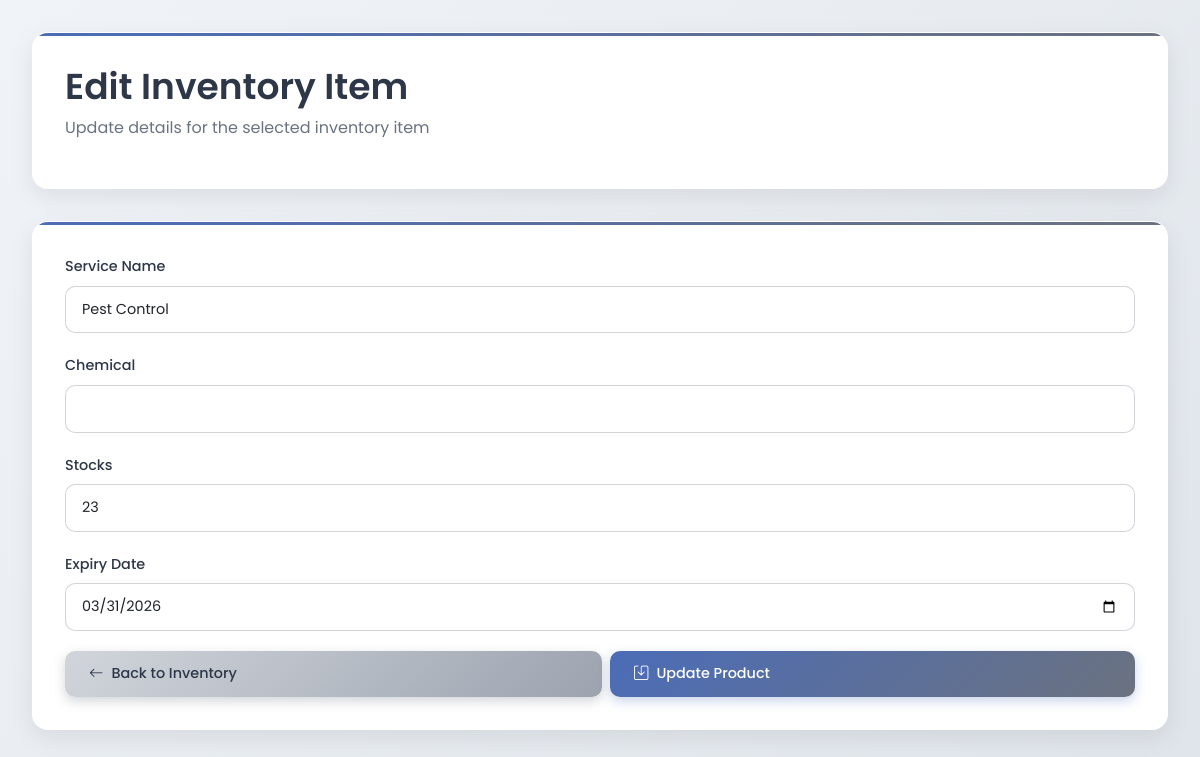
The page /edit_inventory.php?id=74 on the database its author committed.
### tables this page shows
CREATE TABLE `inventory` (
  `inventory_id` int NOT NULL AUTO_INCREMENT,
  `service_id` int NOT NULL,
  `ai_id` int DEFAULT NULL,
  `ingredient_id` int NOT NULL,
  `active_ingredient` varchar(255) NOT NULL,
  `stocks` int NOT NULL,
  `expiry_date` date DEFAULT NULL,
  `created_at` timestamp NOT NULL DEFAULT CURRENT_TIMESTAMP,
  `barcode` varchar(50) NOT NULL,
  `updated_at` timestamp NULL DEFAULT CURRENT_TIMESTAMP ON UPDATE CURRENT_TIMESTAMP,
  PRIMARY KEY (`inventory_id`),
  UNIQUE KEY `uq_inventory_service_ingredient_expiry` (`service_id`,`active_ingredient`,`expiry_date`)
);

CREATE TABLE `services` (
  `service_id` int NOT NULL AUTO_INCREMENT,
  `service_name` varchar(100) NOT NULL,
  `service_type` varchar(100) DEFAULT NULL,
  `service_details` text,
  `description` text,
  `created_at` timestamp NOT NULL DEFAULT CURRENT_TIMESTAMP,
  `active_ingredient` varchar(100) NOT NULL,
  PRIMARY KEY (`service_id`),
  UNIQUE KEY `service_name` (`service_name`)
);

### edit_inventory.php (the view, shortened to what this page needs)
<?php
$host = 'localhost';
$dbname = 'pest control';
$username = 'root';
$password = '';
$conn = new mysqli($host, $username, $password, $dbname);
$id = isset($_GET['id']) ? (int)$_GET['id'] : 0;
$stmt = $conn->prepare("SELECT * FROM inventory WHERE inventory_id = ?");
$stmt->bind_param("i", $id);
$stmt->execute();
$result = $stmt->get_result();
$item = $result->fetch_assoc();
$services = [];
$service_query = $conn->query("SELECT service_id, service_name FROM services");
while ($row = $service_query->fetch_assoc()) {
    $services[] = $row;
}
?>
<!DOCTYPE html>
<html lang="en">
<head>
    <link rel="stylesheet" href="https://cdn.jsdelivr.net/npm/bootstrap@5.3.0/dist/css/bootstrap.min.css">
    <link rel="stylesheet" href="https://cdn.jsdelivr.net/npm/bootstrap-icons@1.10.5/font/bootstrap-icons.css">
</head>
<body>
<div class="dashboard-container">
    <div class="header-card">
        <div class="header-content">
            <div>
                <h1 class="header-title">Edit Inventory Item</h1>
                <p class="header-subtitle">Update details for the selected inventory item</p>
            </div>
        </div>
    </div>
    <div class="form-card">
        <form method="POST" action="edit_inventory.php?id=<?= $id ?>">
            <div class="form-group">
                <label for="service_id" class="form-label">Service Name</label>
                <select class="form-select" id="service_id" name="service_id" required>
                    <?php foreach ($services as $service): ?>
                        <option value="<?= $service['service_id'] ?>"
                            <?= $service['service_id'] == $item['service_id'] ? 'selected' : '' ?>>
                            <?= htmlspecialchars($service['service_name']) ?>
                        </option>
                    <?php endforeach; ?>
                </select>
            </div>
            <div class="form-group">
                <label for="active_ingredient" class="form-label">Chemical</label>
                <input list="ingredient_list" class="form-control" id="active_ingredient"
                       name="active_ingredient" value="<?= htmlspecialchars($item['active_ingredient']) ?>" required>
            </div>
            <div class="form-group">
                <label for="stocks" class="form-label">Stocks</label>
                <input type="number" class="form-control" id="stocks" name="stocks"
                       value="<?= htmlspecialchars($item['stocks']) ?>" required>
            </div>
            <div class="form-group">
                <label for="expiry_date" class="form-label">Expiry Date</label>
                <input type="date" class="form-control" id="expiry_date" name="expiry_date"
                       value="<?= htmlspecialchars($item['expiry_date']) ?>" required>
            </div>
            <div class="d-flex gap-2">
                <a href="inventory.php" class="btn btn-secondary flex-grow-1">
                    <i class="bi bi-arrow-left"></i> Back to Inventory
                </a>
                <button type="submit" class="btn btn-primary flex-grow-1">
                    <i class="bi bi-save"></i> Update Product
                </button>
            </div>
        </form>
    </div>
</div>
</body>
</html>

### edit_inventory.php (style rules this page uses)
* { margin: 0; padding: 0; box-sizing: border-box; }
body { background: linear-gradient(135deg, #f0f4f8 0%, #dfe4ea 100%); font-family: 'Poppins', sans-serif; min-height: 100vh; color: #2d3748; }
.dashboard-container { padding: 2rem; max-width: 1200px; margin: 0 auto; }
.header-card { background: rgba(255, 255, 255, 0.98); backdrop-filter: blur(10px); border-radius: 16px; padding: 2rem; margin-bottom: 2rem; box-shadow: 0 8px 24px rgba(0, 0, 0, 0.08); border: 1px solid rgba(255, 255, 255, 0.3); position: relative; overflow: hidden; }
.header-card::before { content: ''; position: absolute; top: 0; left: 0; right: 0; height: 3px; background: linear-gradient(90deg, #4b6cb7 0%, #6b7280 100%); }
.header-content { display: flex; justify-content: space-between; align-items: flex-start; flex-wrap: wrap; gap: 1rem; }
.header-title { color: #2d3748; font-size: 2.25rem; font-weight: 600; margin-bottom: 0.5rem; }
.header-subtitle { color: #6b7280; font-size: 1rem; font-weight: 400; }
.form-card { background: rgba(255, 255, 255, 0.98); backdrop-filter: blur(10px); border-radius: 16px; padding: 2rem; margin-bottom: 2rem; box-shadow: 0 8px 24px rgba(0, 0, 0, 0.08); border: 1px solid rgba(255, 255, 255, 0.3); position: relative; overflow: hidden; }
.form-card::before { content: ''; position: absolute; top: 0; left: 0; right: 0; height: 3px; background: linear-gradient(90deg, #4b6cb7 0%, #6b7280 100%); }
.form-label { font-weight: 500; color: #2d3748; font-size: 0.9rem; margin-bottom: 0.5rem; }
.form-control, .form-select { border-radius: 10px; border: 1px solid rgba(107, 114, 128, 0.3); padding: 0.75rem 1rem; font-size: 0.9rem; background: rgba(255, 255, 255, 0.95); transition: all 0.2s ease; }
.btn { padding: 0.75rem 1.5rem; border-radius: 10px; font-weight: 500; font-size: 0.9rem; border: none; cursor: pointer; transition: all 0.2s ease; text-decoration: none; display: inline-flex; align-items: center; gap: 0.5rem; }
.btn-primary { background: linear-gradient(135deg, #4b6cb7 0%, #6b7280 100%); color: white; box-shadow: 0 4px 12px rgba(75, 108, 183, 0.3); }
.btn-secondary { background: linear-gradient(135deg, #d1d5db 0%, #9ca3af 100%); color: #2d3748; box-shadow: 0 4px 12px rgba(107, 114, 128, 0.3); }
.form-group { margin-bottom: 1.25rem; }

### rows shown on the page
inventory: service_id "Pest Control", stocks "23", expiry_date "03/31/2026"
